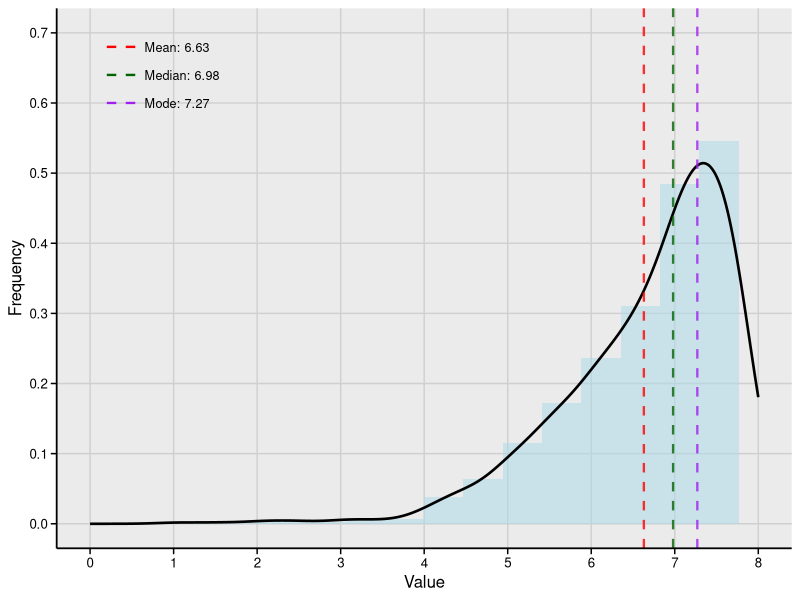
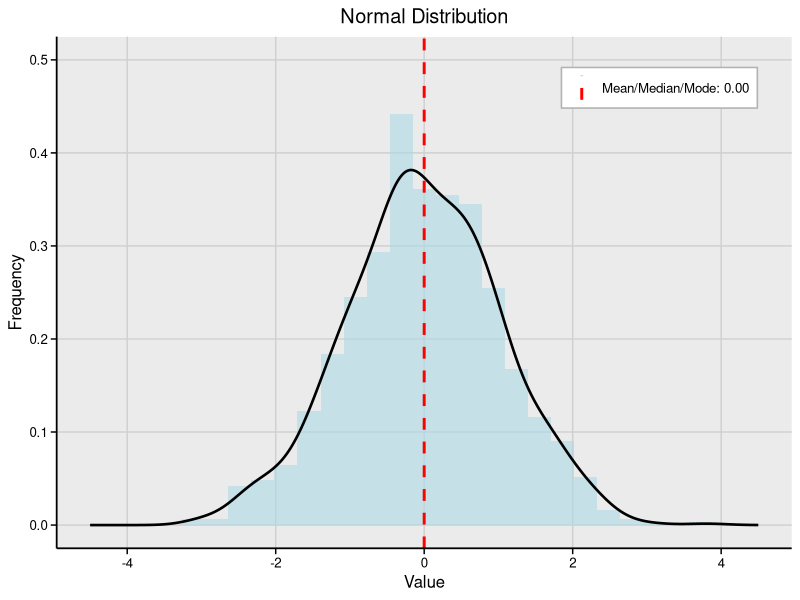
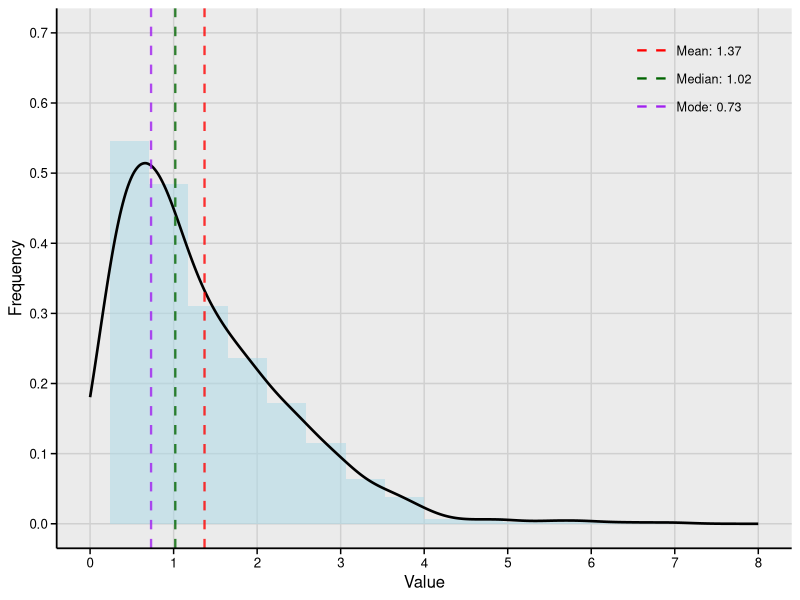
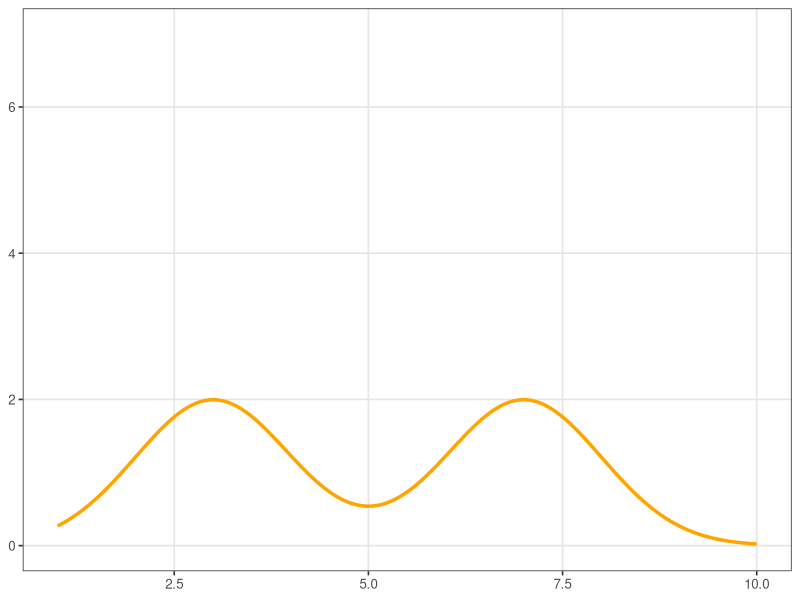
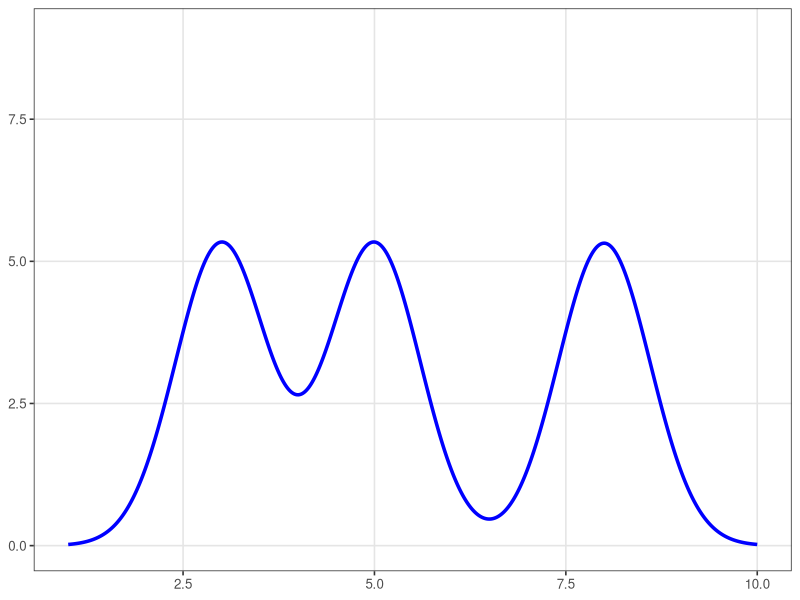
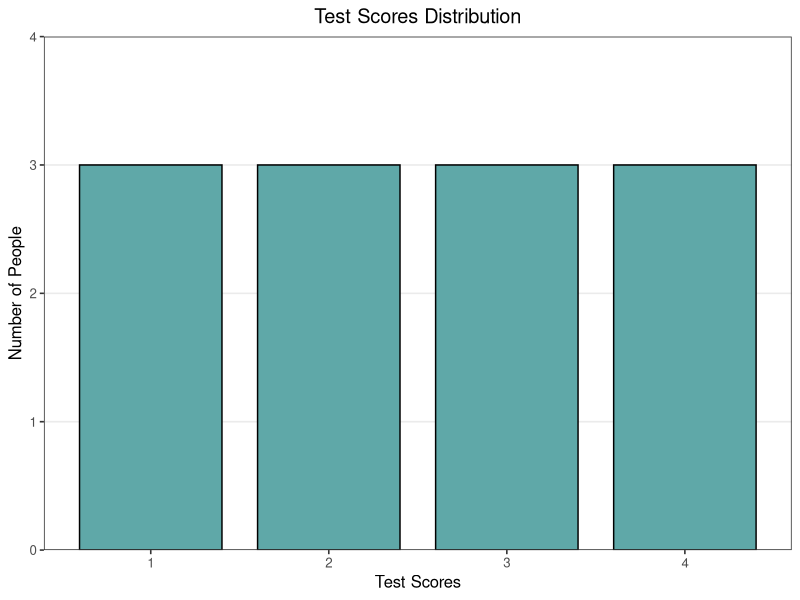

Generate these figures, in order, with R:
## ---- chunk 1
#| echo: false
#| message: false
#| warning: false
#| fig-align: center
#| fig-width: 8
#| fig-height: 5.4
#| fig-cap: "Figure 2.1 Negatively skewed distribution with mean, median, and mode"

library(ggplot2)

# Generate negatively skewed data (mirror of gamma)
set.seed(1)
raw <- rgamma(1000, shape = 1.8, scale = 0.75)
data <- data.frame(value = 8 - raw)  # flip to create left skew

# Match displayed summary values
mean_val <- 6.63
median_val <- 6.98
mode_val <- 7.27

ggplot(data, aes(x = value)) +
  geom_histogram(
    aes(y = after_stat(density)),
    bins = 18,
    fill = "lightblue",
    alpha = 0.55,
    color = NA
  ) +
  geom_density(
    color = "black",
    linewidth = 0.9,
    adjust = 1.15
  ) +
  geom_vline(
    xintercept = mean_val,
    linetype = "dashed",
    color = "red",
    linewidth = 0.8,
    alpha = 0.8
  ) +
  geom_vline(
    xintercept = median_val,
    linetype = "dashed",
    color = "darkgreen",
    linewidth = 0.8,
    alpha = 0.8
  ) +
  geom_vline(
    xintercept = mode_val,
    linetype = "dashed",
    color = "purple",
    linewidth = 0.8,
    alpha = 0.8
  ) +
  annotate(
    "segment", x = 0.2, xend = 0.6, y = 0.68, yend = 0.68,
    linetype = "dashed", color = "red", linewidth = 0.8
  ) +
  annotate(
    "segment", x = 0.2, xend = 0.6, y = 0.64, yend = 0.64,
    linetype = "dashed", color = "darkgreen", linewidth = 0.8
  ) +
  annotate(
    "segment", x = 0.2, xend = 0.6, y = 0.60, yend = 0.60,
    linetype = "dashed", color = "purple", linewidth = 0.8
  ) +
  annotate(
    "text", x = 0.65, y = 0.68, label = "Mean: 6.63",
    hjust = 0, vjust = 0.5, size = 3.2
  ) +
  annotate(
    "text", x = 0.65, y = 0.64, label = "Median: 6.98",
    hjust = 0, vjust = 0.5, size = 3.2
  ) +
  annotate(
    "text", x = 0.65, y = 0.60, label = "Mode: 7.27",
    hjust = 0, vjust = 0.5, size = 3.2
  ) +
  scale_x_continuous(
    limits = c(0, 8),
    breaks = seq(0, 8, by = 1)
  ) +
  scale_y_continuous(
    limits = c(0, 0.7),
    breaks = seq(0, 0.7, by = 0.1)
  ) +
  labs(
    x = "Value",
    y = "Frequency"
  ) +
  theme_minimal(base_size = 12) +
  theme(
    panel.background = element_rect(fill = "#EBEBEB", color = NA),
    plot.background = element_rect(fill = "white", color = NA),
    panel.grid.major = element_line(color = "#D0D0D0", linewidth = 0.5),
    panel.grid.minor = element_blank(),
    axis.line = element_line(color = "black", linewidth = 0.6),
    axis.ticks = element_line(color = "black", linewidth = 0.5),
    axis.ticks.length = unit(0.15, "cm"),
    axis.text = element_text(color = "black"),
    axis.title = element_text(color = "black")
  )
## ---- chunk 2
#| echo: false
#| message: false
#| warning: false
#| fig-align: center
#| fig-width: 8
#| fig-height: 5.4
#| fig-cap: "Figure 2.2 Normal distribution with mean median mode aligne."

library(ggplot2)

# Generate normal data
set.seed(1)
data <- data.frame(value = rnorm(1000, mean = 0, sd = 1))

ggplot(data, aes(x = value)) +
  geom_histogram(
    aes(y = after_stat(density)),
    bins = 30,
    fill = "lightblue",
    alpha = 0.6,
    color = NA
  ) +
  geom_density(
    color = "black",
    linewidth = 0.9,
    adjust = 1.15
  ) +
  geom_vline(
    aes(xintercept = 0, linetype = "Mean/Median/Mode: 0.00"),
    color = "red",
    linewidth = 1
  ) +
  scale_color_manual(values = c("Normal Distribution" = "black")) +
  scale_linetype_manual(values = c("Mean/Median/Mode: 0.00" = "dashed")) +
  scale_x_continuous(
    limits = c(-4.5, 4.5),
    breaks = seq(-4, 4, 2)
  ) +
  scale_y_continuous(
    limits = c(0, 0.5),
    breaks = seq(0, 0.5, 0.1)
  ) +
  labs(
    title = "Normal Distribution",
    x = "Value",
    y = "Frequency",
    color = NULL,
    linetype = NULL
  ) +
  theme_minimal(base_size = 12) +
  theme(
    panel.background = element_rect(fill = "#EBEBEB", color = NA),
    plot.background = element_rect(fill = "white", color = NA),
    panel.grid.major = element_line(color = "#D0D0D0", linewidth = 0.5),
    panel.grid.minor = element_blank(),

    # Visible axes
    axis.line = element_line(color = "black", linewidth = 0.6),
    axis.ticks = element_line(color = "black", linewidth = 0.5),
    axis.ticks.length = unit(0.15, "cm"),

    axis.text = element_text(color = "black"),
    axis.title = element_text(color = "black"),

    # Legend styling (top right box)
    legend.position = c(0.82, 0.9),
    legend.background = element_rect(fill = "white", color = "gray70"),
    legend.key = element_blank(),

    plot.title = element_text(hjust = 0.5)
  )
## ---- chunk 3
#| echo: false
#| message: false
#| warning: false
#| fig-align: center
#| fig-width: 8
#| fig-height: 5.4
#| fig-cap: "Figure 2.3 Positively skewed distribution with mean, median, and mode."

library(ggplot2)

# Approximate positively skewed data
set.seed(1)
data <- data.frame(
  value = rgamma(1000, shape = 1.8, scale = 0.75)
)

mean_val <- 1.37
median_val <- 1.02
mode_val <- 0.73

ggplot(data, aes(x = value)) +
  geom_histogram(
    aes(y = after_stat(density)),
    bins = 18,
    fill = "lightblue",
    alpha = 0.55,
    color = NA
  ) +
  geom_density(
    color = "black",
    linewidth = 0.9,
    adjust = 1.15
  ) +
  geom_vline(
    xintercept = mean_val,
    linetype = "dashed",
    color = "red",
    linewidth = 0.8,
    alpha = 0.8
  ) +
  geom_vline(
    xintercept = median_val,
    linetype = "dashed",
    color = "darkgreen",
    linewidth = 0.8,
    alpha = 0.8
  ) +
  geom_vline(
    xintercept = mode_val,
    linetype = "dashed",
    color = "purple",
    linewidth = 0.8,
    alpha = 0.8
  ) +
  annotate(
    "segment", x = 6.55, xend = 6.95, y = 0.675, yend = 0.675,
    linetype = "dashed", color = "red", linewidth = 0.8
  ) +
  annotate(
    "segment", x = 6.55, xend = 6.95, y = 0.635, yend = 0.635,
    linetype = "dashed", color = "darkgreen", linewidth = 0.8
  ) +
  annotate(
    "segment", x = 6.55, xend = 6.95, y = 0.595, yend = 0.595,
    linetype = "dashed", color = "purple", linewidth = 0.8
  ) +
  annotate(
    "text", x = 7.02, y = 0.675, label = "Mean: 1.37",
    hjust = 0, vjust = 0.5, size = 3.2
  ) +
  annotate(
    "text", x = 7.02, y = 0.635, label = "Median: 1.02",
    hjust = 0, vjust = 0.5, size = 3.2
  ) +
  annotate(
    "text", x = 7.02, y = 0.595, label = "Mode: 0.73",
    hjust = 0, vjust = 0.5, size = 3.2
  ) +
  scale_x_continuous(
    limits = c(0, 8),
    breaks = seq(0, 8, by = 1)
  ) +
  scale_y_continuous(
    limits = c(0, 0.7),
    breaks = seq(0, 0.7, by = 0.1)
  ) +
  labs(
    x = "Value",
    y = "Frequency"
  ) +
  theme_minimal(base_size = 12) +
  theme(
    panel.background = element_rect(fill = "#EBEBEB", color = NA),
    plot.background = element_rect(fill = "white", color = NA),
    panel.grid.major = element_line(color = "#D0D0D0", linewidth = 0.5),
    panel.grid.minor = element_blank(),
    axis.line = element_line(color = "black", linewidth = 0.6),
    axis.ticks = element_line(color = "black", linewidth = 0.5),
    axis.ticks.length = unit(0.15, "cm"),
    axis.text = element_text(color = "black"),
    axis.title = element_text(color = "black")
  )
## ---- chunk 4
#| echo: false
#| message: false
#| warning: false
#| fig-cap: "Figure 2.4: Example of a Bimodal Distribution"
#| fig-align: center
#| fig-width: 7.5
#| fig-height: 4

library(ggplot2)

# Create a smooth bimodal curve using two normal densities
x <- seq(1, 10, length.out = 500)
y <- 5 * dnorm(x, mean = 3, sd = 1) +
     5 * dnorm(x, mean = 7, sd = 1)

df <- data.frame(x = x, y = y)

ggplot(df, aes(x = x, y = y)) +
  geom_line(color = "orange", linewidth = 1.2) +
  scale_x_continuous(limits = c(1, 10)) +
  scale_y_continuous(limits = c(0, 7)) +
  labs(
    x = NULL,
    y = NULL
  ) +
  theme_bw(base_size = 12) +
  theme(
    panel.grid.minor = element_blank(),
    panel.grid.major = element_line(color = "grey90")
  )
## ---- chunk 5
#| echo: false
#| message: false
#| warning: false
#| fig-cap: "Figure 2.5: Example of a Multimodal Distribution"
#| fig-align: center
#| fig-width: 7.5
#| fig-height: 4

library(ggplot2)

# Create a smooth multimodal curve using three normal densities
x <- seq(1, 10, length.out = 600)

y <- 8 * dnorm(x, mean = 3, sd = 0.6) +
     8 * dnorm(x, mean = 5, sd = 0.6) +
     8 * dnorm(x, mean = 8, sd = 0.6)

df <- data.frame(x = x, y = y)

ggplot(df, aes(x = x, y = y)) +
  geom_line(color = "blue", linewidth = 1.2) +
  scale_x_continuous(limits = c(1, 10)) +
  scale_y_continuous(limits = c(0, 9)) +
  labs(
    x = NULL,
    y = NULL
  ) +
  theme_bw(base_size = 12) +
  theme(
    panel.grid.minor = element_blank(),
    panel.grid.major = element_line(color = "grey90")
  )
## ---- chunk 6
#| echo: false
#| message: false
#| warning: false
#| fig-cap: "Figure 2.6: Example of Nonmodal or Uniform Distribution"
#| fig-align: center
#| fig-width: 7.5
#| fig-height: 4

library(ggplot2)

# Create uniform test score data (each score appears equally often)
scores <- rep(1:4, each = 3)
df <- data.frame(score = scores)

ggplot(df, aes(x = factor(score))) +
  geom_bar(
    fill = "#5FA8A8",
    color = "black",
    width = 0.8
  ) +
  labs(
    title = "Test Scores Distribution",
    x = "Test Scores",
    y = "Number of People"
  ) +
  scale_y_continuous(limits = c(0, 4), breaks = 0:4, expand = c(0, 0)) +
  theme_bw(base_size = 12) +
  theme(
    plot.title = element_text(hjust = 0.5),
    panel.grid.minor = element_blank(),
    panel.grid.major.x = element_blank()
  )
